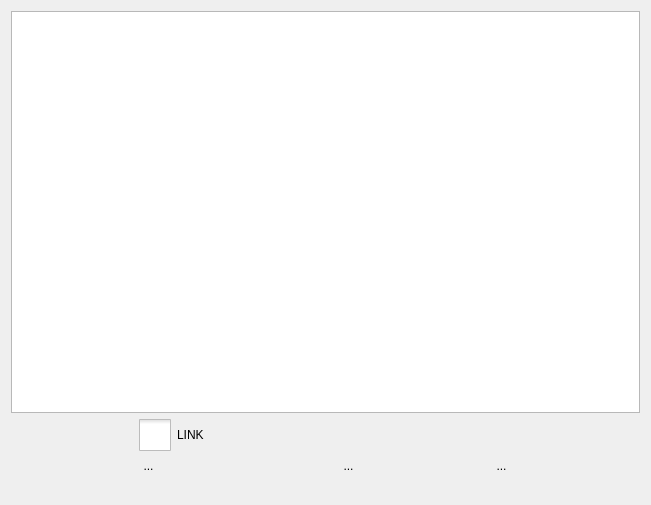
<?xml version="1.0" encoding="UTF-8"?>
<ui version="4.0">
 <class>Widget</class>
 <widget class="QWidget" name="Widget">
  <property name="geometry">
   <rect>
    <x>0</x>
    <y>0</y>
    <width>651</width>
    <height>505</height>
   </rect>
  </property>
  <property name="windowTitle">
   <string>Widget</string>
  </property>
  <property name="styleSheet">
   <string notr="true">QCheckBox::indicator {width: 32px;height: 32px;}
QCheckBox::indicator::unchecked { image: url(:/9.png);}
QCheckBox::indicator::checked {image: url(:/10.png); }
QToolButton{border:0px}</string>
  </property>
  <layout class="QVBoxLayout" name="verticalLayout">
   <item>
    <widget class="QTextBrowser" name="textBrowser"/>
   </item>
   <item>
    <layout class="QGridLayout" name="gridLayout">
     <item row="1" column="1">
      <widget class="QToolButton" name="action2">
       <property name="text">
        <string>...</string>
       </property>
       <property name="icon">
        <iconset resource="image.qrc">
         <normaloff>:/7.png</normaloff>:/7.png</iconset>
       </property>
       <property name="iconSize">
        <size>
         <width>64</width>
         <height>64</height>
        </size>
       </property>
      </widget>
     </item>
     <item row="0" column="0">
      <widget class="QCheckBox" name="checkBox">
       <property name="text">
        <string>LINK</string>
       </property>
      </widget>
     </item>
     <item row="1" column="0">
      <widget class="QToolButton" name="action1">
       <property name="text">
        <string>...</string>
       </property>
       <property name="icon">
        <iconset resource="image.qrc">
         <normaloff>:/6.png</normaloff>:/6.png</iconset>
       </property>
       <property name="iconSize">
        <size>
         <width>64</width>
         <height>64</height>
        </size>
       </property>
      </widget>
     </item>
     <item row="1" column="2">
      <widget class="QToolButton" name="action3">
       <property name="text">
        <string>...</string>
       </property>
       <property name="icon">
        <iconset resource="image.qrc">
         <normaloff>:/8.png</normaloff>:/8.png</iconset>
       </property>
       <property name="iconSize">
        <size>
         <width>64</width>
         <height>64</height>
        </size>
       </property>
      </widget>
     </item>
    </layout>
   </item>
   <item>
    <widget class="QLabel" name="label">
     <property name="sizePolicy">
      <sizepolicy hsizetype="Maximum" vsizetype="Minimum">
       <horstretch>0</horstretch>
       <verstretch>0</verstretch>
      </sizepolicy>
     </property>
     <property name="text">
      <string/>
     </property>
    </widget>
   </item>
  </layout>
 </widget>
 <layoutdefault spacing="6" margin="11"/>
 <resources>
  <include location="image.qrc"/>
 </resources>
 <connections/>
</ui>
